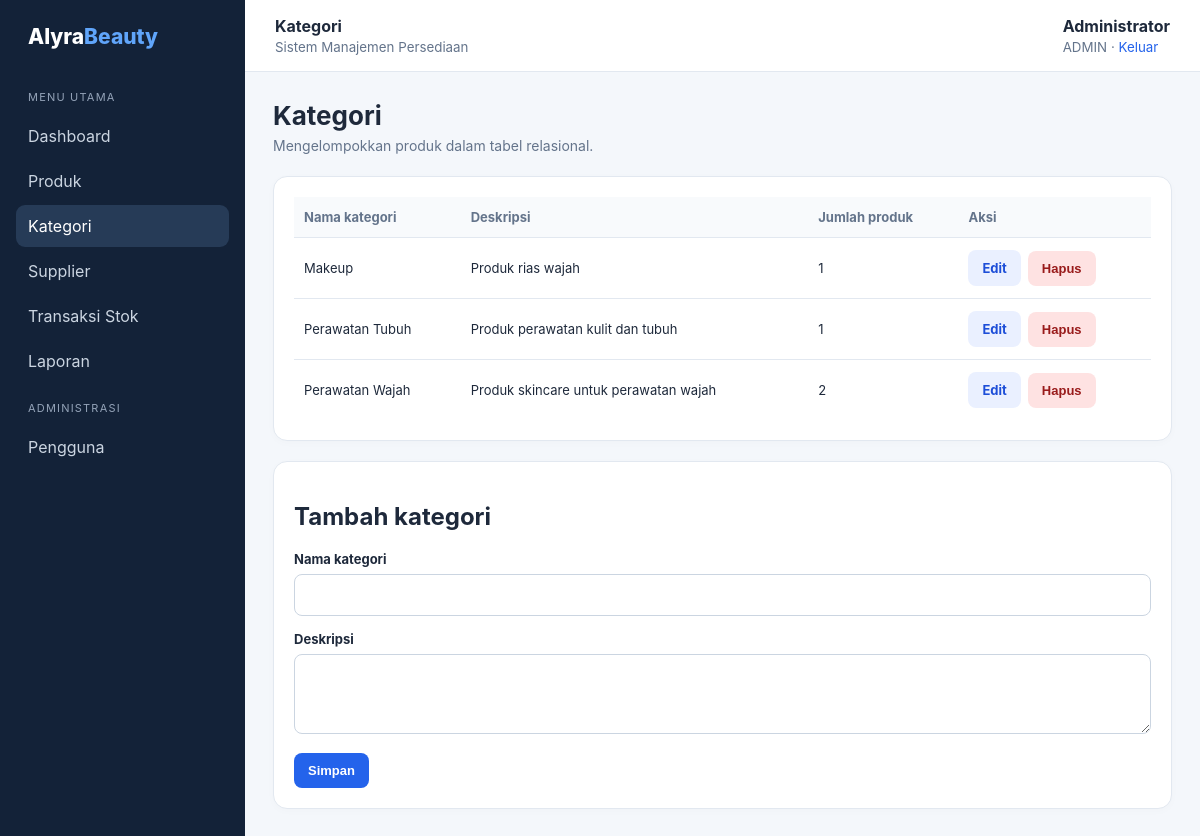
The page /index.php?page=categories (signed in) on the database its author committed.
### tables this page shows
CREATE TABLE categories (
  id INT AUTO_INCREMENT PRIMARY KEY,
  name VARCHAR(100) NOT NULL UNIQUE,
  description VARCHAR(255) NULL,
  created_at TIMESTAMP DEFAULT CURRENT_TIMESTAMP
);

### helpers/escape.php (called while the page is built, shortened)
<?php
function e(mixed $value): string {
    return htmlspecialchars((string)($value ?? ''), ENT_QUOTES, 'UTF-8');
}

### helpers/auth.php (called while the page is built, shortened)
<?php
function current_user(): ?array {
    return $_SESSION['user'] ?? null;
}
function is_admin(): bool {
    return (($_SESSION['user']['role'] ?? '') === 'admin');
}

### public/index.php (the view, shortened to what this page needs)
<?php
require_once __DIR__ . '/../config/database.php';
require_once __DIR__ . '/../helpers/escape.php';
require_once __DIR__ . '/../helpers/auth.php';
$page = (string)($_GET['page'] ?? (current_user() ? 'dashboard' : 'login'));
function csrf_token(): string {
    return $_SESSION['csrf'];
}
function layout_start(string $title, string $active): void {
    $user = current_user();
    echo '<!doctype html><html lang="id"><head><meta charset="utf-8"><meta name="viewport" content="width=device-width, initial-scale=1"><title>'.e($title).' | AlyraBeauty</title><link rel="stylesheet" href="assets/style.css"></head><body><div class="layout"><aside class="sidebar"><div class="brand">Alyra<span>Beauty</span></div><nav class="nav"><div class="nav-label">Menu utama</div>';
    $links = ['dashboard'=>'Dashboard','products'=>'Produk','categories'=>'Kategori','suppliers'=>'Supplier','movements'=>'Transaksi Stok','reports'=>'Laporan'];
    foreach ($links as $key=>$label) echo '<a class="'.($active===$key?'active':'').'" href="index.php?page='.$key.'">'.e($label).'</a>';
    if (is_admin()) echo '<div class="nav-label">Administrasi</div><a class="'.($active==='users'?'active':'').'" href="index.php?page=users">Pengguna</a>';
    echo '</nav></aside><main class="main"><header class="topbar"><div><strong>'.e($title).'</strong><br><small>Sistem Manajemen Persediaan</small></div><div><strong>'.e($user['full_name'] ?? '').'</strong><br><small>'.e(strtoupper($user['role'] ?? '')).' · <a href="index.php?page=logout">Keluar</a></small></div></header><section class="content">';
}
function layout_end(): void { echo '</section></main></div></body></html>'; }
function page_title(string $title, string $subtitle, string $button=''): void {
    echo '<div class="pagehead"><div><h1>'.e($title).'</h1><div class="muted">'.e($subtitle).'</div></div>'.$button.'</div>';
}
    ?><?php
switch ($page) {
case 'categories':
    require_admin();layout_start('Kategori','categories');$edit=null;if(isset($_GET['edit'])){$s=$pdo->prepare('SELECT * FROM categories WHERE id=:id');$s->execute(['id'=>(int)$_GET['edit']]);$edit=$s->fetch();}
    page_title('Kategori','Mengelompokkan produk dalam tabel relasional.');
    echo '<div class="panel"><div class="table-wrap"><table><thead><tr><th>Nama kategori</th><th>Deskripsi</th><th>Jumlah produk</th><th>Aksi</th></tr></thead><tbody>';
    $rows=$pdo->query('SELECT c.*,COUNT(p.id) total_products FROM categories c LEFT JOIN products p ON p.category_id=c.id GROUP BY c.id ORDER BY c.name')->fetchAll();
    foreach($rows as $r)echo '<tr><td>'.e($r['name']).'</td><td>'.e($r['description']).'</td><td>'.e($r['total_products']).'</td><td><div class="actions"><a class="btn secondary" href="index.php?page=categories&edit='.e($r['id']).'">Edit</a><form class="inline-form" method="post" onsubmit="return confirm(\'Hapus kategori?\')"><input type="hidden" name="csrf" value="'.e(csrf_token()).'"><input type="hidden" name="action" value="delete"><input type="hidden" name="id" value="'.e($r['id']).'"><button class="btn danger">Hapus</button></form></div></td></tr>';
    if(!$rows)echo '<tr><td colspan="4" class="empty">Belum ada kategori.</td></tr>';echo '</tbody></table></div></div>';
    echo '<div class="form-card"><h2>'.($edit?'Edit kategori':'Tambah kategori').'</h2><form method="post"><input type="hidden" name="csrf" value="'.e(csrf_token()).'"><input type="hidden" name="action" value="save"><input type="hidden" name="id" value="'.e($edit['id']??0).'"><div class="field"><label>Nama kategori</label><input name="name" maxlength="100" required value="'.e($edit['name']??'').'"></div><div class="field"><label>Deskripsi</label><textarea name="description" maxlength="255">'.e($edit['description']??'').'</textarea></div><button class="btn">Simpan</button></form></div>';layout_end();break;
}

### public/assets/style.css (style rules this page uses)
:root { --navy:#132238;--blue:#2463eb;--bg:#f4f7fb;--text:#1e293b;--muted:#64748b;--line:#e2e8f0;--white:#fff;--green:#15803d;--red:#b91c1c }
* { box-sizing:border-box }
body { margin:0;font-family:Inter,Segoe UI,Arial,sans-serif;background:var(--bg);color:var(--text) }
a { color:var(--blue);text-decoration:none }
.layout { display:flex;min-height:100vh }
.sidebar { width:245px;background:var(--navy);color:#e2e8f0;padding:24px 16px;flex-shrink:0 }
.brand { font-size:21px;font-weight:800;color:white;padding:0 12px 25px }
.brand span { color:#60a5fa }
.nav-label { font-size:11px;color:#94a3b8;text-transform:uppercase;letter-spacing:1.2px;padding:16px 12px 8px }
.nav a { display:block;padding:11px 12px;color:#cbd5e1;border-radius:9px;margin:3px 0 }
.nav a.active,.nav a:hover { background:#263b57;color:#fff;text-decoration:none }
.main { flex:1;min-width:0 }
.topbar { height:72px;background:white;border-bottom:1px solid var(--line);display:flex;align-items:center;justify-content:space-between;padding:0 30px }
.topbar small { color:var(--muted) }
.content { padding:28px;max-width:1500px;margin:auto }
.pagehead { display:flex;justify-content:space-between;align-items:center;gap:16px;margin-bottom:22px }
.pagehead h1 { font-size:26px;margin:0 0 6px }
.muted { color:var(--muted);font-size:14px }
.stat,.panel,.form-card { background:white;border:1px solid var(--line);border-radius:14px;padding:20px;box-shadow:0 2px 8px #0f172a05 }
.panel { margin-bottom:20px }
.btn { display:inline-flex;align-items:center;justify-content:center;background:var(--blue);color:white;border:0;border-radius:8px;padding:10px 14px;font-weight:650;font-size:13px;cursor:pointer }
.btn.secondary { background:#eaf0ff;color:#1d4ed8 }
.btn.danger { background:#fee2e2;color:#991b1b }
.field { margin-bottom:15px }
.field label { display:block;font-weight:650;font-size:13px;margin-bottom:7px }
.field input,.field select,.field textarea,input,select,textarea { font:inherit }
.field input,.field select,.field textarea,.toolbar input,.toolbar select { width:100%;padding:10px 11px;border:1px solid #cbd5e1;border-radius:8px;background:white;min-height:40px }
.field textarea { min-height:80px }
.table-wrap { overflow-x:auto }
table { width:100%;border-collapse:collapse;font-size:13px }
th,td { text-align:left;padding:12px 10px;border-bottom:1px solid var(--line);white-space:nowrap }
th { color:#64748b;font-weight:700;background:#f8fafc }
tr:last-child td { border-bottom:0 }
.actions { display:flex;gap:7px;align-items:center }
.inline-form { display:inline }

### rows shown on the page
categories: name "Makeup", description "Produk rias wajah", total_products "1"
categories: name "Perawatan Tubuh", description "Produk perawatan kulit dan tubuh", total_products "1"
categories: name "Perawatan Wajah", description "Produk skincare untuk perawatan wajah", total_products "2"

### other values the page prints
$label "Dashboard"
$label "Produk"
$label "Kategori"
$label "Supplier"
$label "Transaksi Stok"
$label "Laporan"
$title "Kategori"
$user['full_name'] "Administrator"
$user['role'] "ADMIN"
$subtitle "Mengelompokkan produk dalam tabel relasional."
